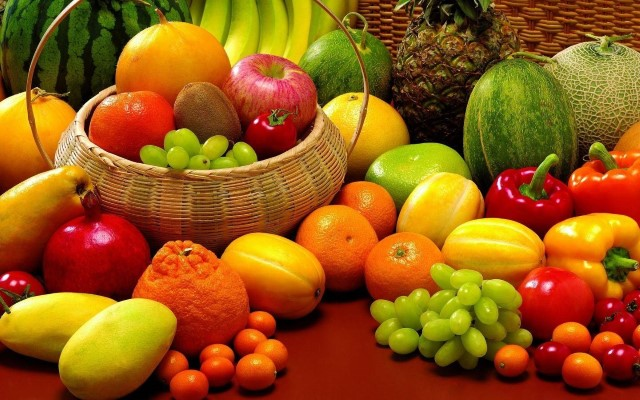
//> input picture image.jpg, 640 x 400 px
$ ./blur_cpu   (built with g++ and OpenCV 4)
//> lines starting //> are read from the running program, lines starting //| are printed output that depends on the picture
#include <iostream>
#include <cstdio>
#include <opencv2/core/core.hpp>
#include <opencv2/highgui/highgui.hpp>
#include <chrono>

// Constant that stores convolutional matrix size
#define CONV_SIZE 5

using namespace std;

// Main function that blurs image
void blur_image(unsigned char* input, unsigned char* output, int width, int height){
	const int step = (CONV_SIZE - 1) / 2;
	int idx, tid;
	float sum_blue;
	float sum_green;
	float sum_red;
	float pixels;
	for (int row = 0; row < height; row++) {
		for (int col = 0; col < width; col++) {
			tid = row * (width * 3) + (col * 3);
			sum_blue = 0.f;
			sum_green = 0.f;
			sum_red = 0.f;
			pixels = 0;
			for (size_t i = 0; i < CONV_SIZE; i++) {
				for (size_t j = 0; j < CONV_SIZE; j++) {
					idx = tid + ((i - step) * width * 3) + ((j - step) * 3);
					if(idx >= 0 && idx < (width * 3) * height) {
						sum_blue += input[idx];
						sum_green += input[idx + 1];
						sum_red += input[idx + 2];
						pixels += 1;
					}
				}
			}
			output[tid] = static_cast<unsigned char>(sum_blue * (1 / pixels));
			output[tid + 1] = static_cast<unsigned char>(sum_green * (1 / pixels));
			output[tid + 2] = static_cast<unsigned char>(sum_red * (1 / pixels));
		}
	}
}

int main(int argc, char *argv[]){
	string imagePath;

	if(argc < 2)
		imagePath = "image.jpg";
	else
		imagePath = argv[1];

	// Read input image from the disk
	cv::Mat input = cv::imread(imagePath, CV_LOAD_IMAGE_COLOR);
//> input is the input picture: 400 rows x 640 cols, CV_8UC3; mean B, G, R 19.8, 89, 150.9

	if (input.empty()){
		cout << "Image Not Found!" << std::endl;
		cin.get();
		return -1;
	}

	// Create output image
	cv::Mat output(input.rows, input.cols, input.type());

	// Blur image on host without threads
	auto start_at = std::chrono::high_resolution_clock::now();
	blur_image(input.ptr(), output.ptr(), input.cols, input.rows);
//> the loop in blur_image, `for (int row = 0; row < height; row++)` made 400 passes
//> (tid, sum_blue, sum_green, sum_red, pixels, idx) on passes 1 to 3: (1917, 505, 1175, 1987, 17, 5763), (3837, 540, 1400, 2478, 22, 7683), (5757, 603, 1619, 2888, 25, 9603)
//> after the loop in blur_image, `for (int row = 0; row < height; row++)`: tid = 767997; sum_blue = 57; sum_green = 252; sum_red = 1843; pixels = 13; idx = 771843
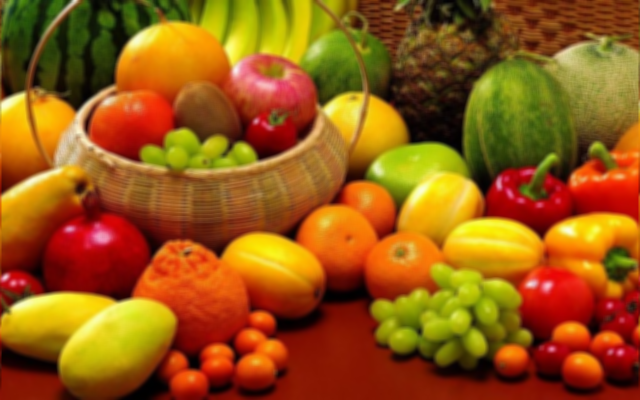
//> output: 400 rows x 640 cols, CV_8UC3; mean B, G, R 19.3, 88.5, 150.4
	auto end_at = std::chrono::high_resolution_clock::now();
  std::chrono::duration<float, std::milli> duration_ms = end_at - start_at;
  cout << "\nBlur image on host without threads elapsed: " << duration_ms.count() << " ms" << endl;

	// Allow the windows to resize
	namedWindow("Input", cv::WINDOW_NORMAL);
	namedWindow("Output", cv::WINDOW_NORMAL);

	//Show the input and output
	imshow("Input", input);
	imshow("Output", output);

	//Wait for key press
	cv::waitKey();

	return 0;
}
